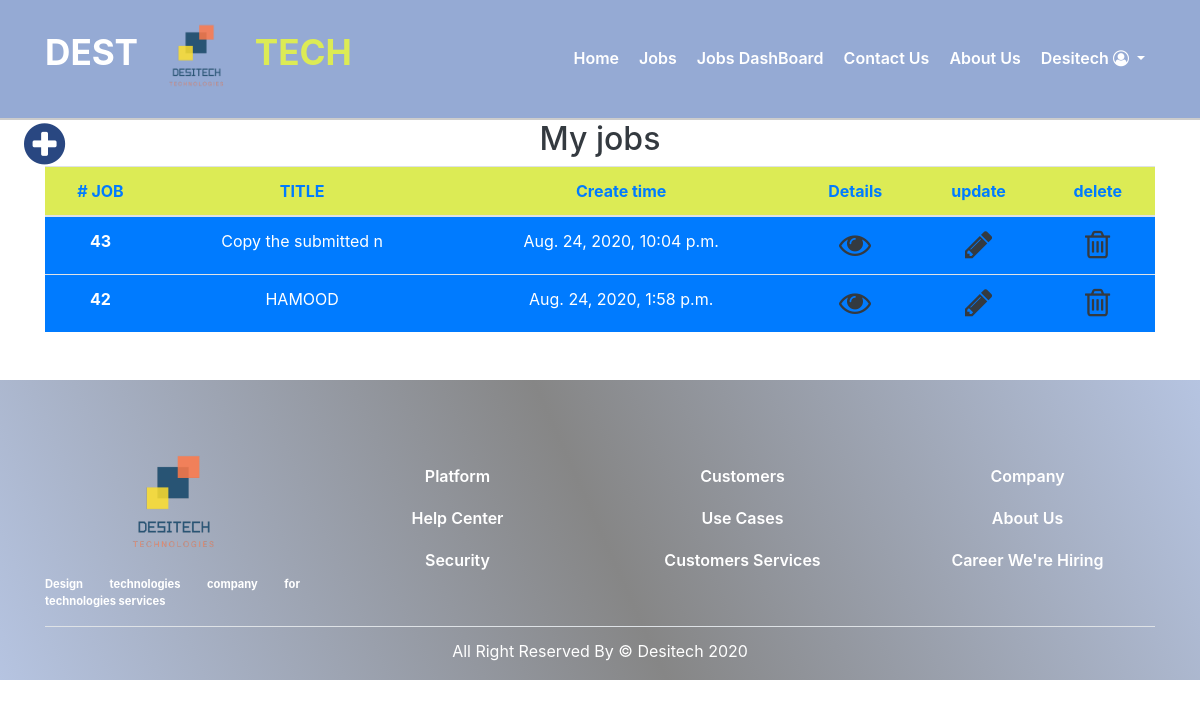
/jobs/myjobs/ (signed in), run on an earlier commit of the app's database.
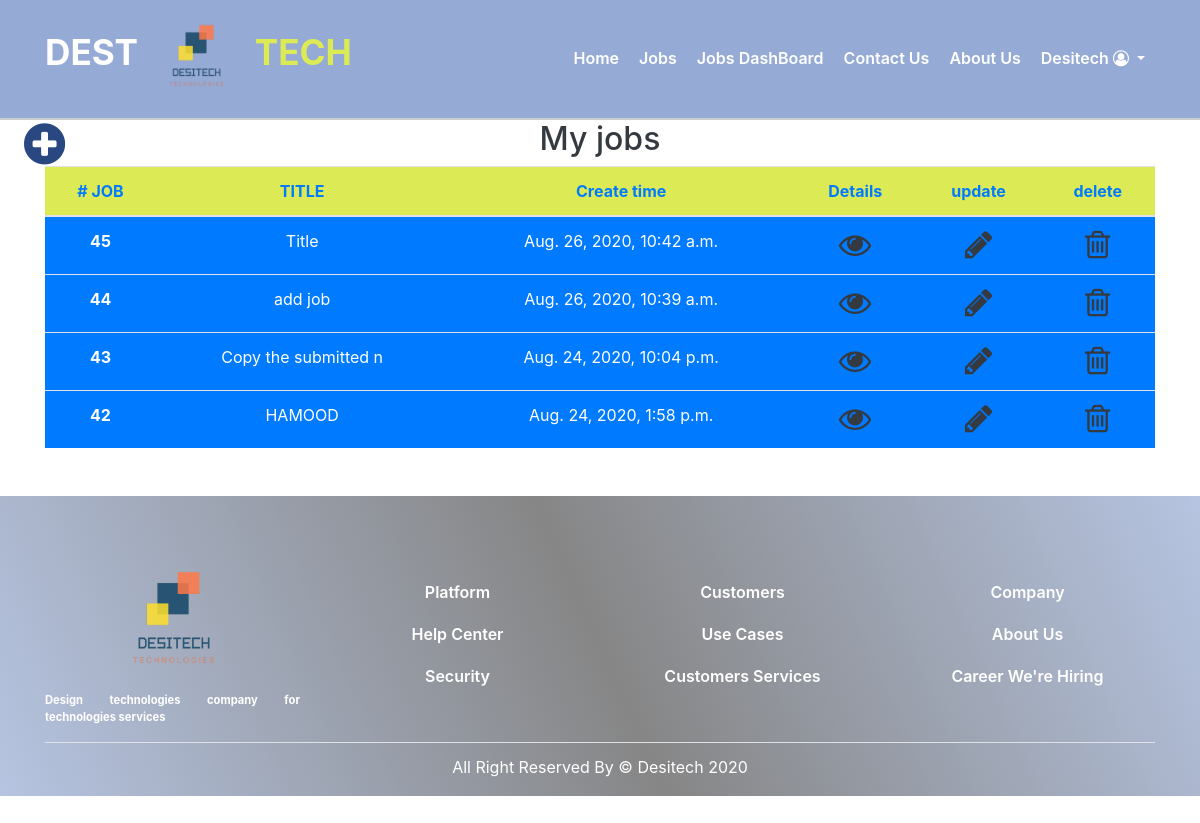
And on a later commit of the database.
### accounts/models/User.py (models this page shows, shortened)
class User (AbstractBaseUser , PermissionsMixin):
    email = models.EmailField(unique=True , null=False)
    is_staff = models.BooleanField(default=True)
    is_active = models.BooleanField(default=True)
    is_superuser = models.BooleanField(default=False)
    COMPANY = 1
    JOB_SEEKER = 2
    REQUIRED_FIELDS = ['user_type']
    USERNAME_FIELD = 'email'
    _TYPE = ((COMPANY , 'company') , (JOB_SEEKER , 'job_seeker') )
    user_type  = models.PositiveSmallIntegerField (choices=_TYPE  )
    @property
    def is_company (self):
        if self.user_type == 1:
            return True
        return False
    objects = UserManager ()

### accounts/models/CompanyProfile.py (models this page shows)
class Company_profile (models.Model):
    user = models.OneToOneField(settings.AUTH_USER_MODEL, on_delete=models.CASCADE , primary_key=True)
    Name =models.CharField(max_length=50 )
    country = models.ForeignKey(Country, on_delete=models.SET_NULL , null=True)
    city = models.ForeignKey(City, on_delete=models.SET_NULL , null=True)
    street = models.CharField(max_length=128 , null=True)
    building_number = models.IntegerField(null=True)
    zip_code =  models.CharField("ZIP / Postal code", max_length=12, null=True)
    phone_regex = RegexValidator(regex=r'^\+?1?\d{9,15}$',
                    message="Phone number must be entered in the format: '+999999999'. Up to 15 digits allowed.")
    phone_number = models.CharField( validators=[phone_regex] , max_length=17 , null=True)
    mobile_number = models.CharField( validators=[phone_regex] ,max_length=17 , null=True)

### jobs/models.py (models this page shows, shortened)
class Job (models.Model):
    publish_By =models.ForeignKey(User , on_delete=models.CASCADE)
    title = models.CharField(max_length=50)
    abstract = models.TextField()
    skills = models.TextField()
    description = models.TextField()
    country = models.ForeignKey(Country, on_delete=models.SET_NULL, null=True)
    city = models.ForeignKey(City, on_delete=models.SET_NULL, null=True)
    date = models.DateTimeField(auto_now_add=True)
    job_manger = models.Manager()

### jobs/views/MyJobs.py (the view)
# urls.py: path('myjobs/', MyJobs.MyJobs.as_view(),name='my-jobs'),
@method_decorator(login_decorator, name='dispatch')
@method_decorator (is_company_or_admin , name='dispatch' )
@method_decorator (have_profile , name='dispatch' )
class MyJobs(View):
    def get (self , request):
        myjobs = Job.job_manger.filter (publish_By = request.user.id).order_by('-date')
        context =  {'myjobs' : myjobs , 'jobs': myjobs}
        return render ( request , 'jobs_dashboard.html' , context )

### jobs/templates/jobs_dashboard.html (shortened to what this page needs)
{% extends 'shared/_base.html' %}
{% load static %}
{% block content%}
<a href="{% url 'jobs:job-create' %}" class=" fa fa-plus-circle fa-3x  position-fixed ml-lg-4 animate__animated animate__fadeInUp" id="add-job-icon"></a>
<div class="container">
<h2 class='text-center text-dark'>My jobs</h2>
    <table class=" table-hover table  table-striped  text-center">
        <thead >
            <tr class = 'table_head text-primary' id = "">
            <th> # JOB </th>
            <th>TITLE</th>
            <th>Create time</th>
            <th>Details</th>
            <th>update</th>
            <th>delete</th>
            </tr>
        </thead>
        <tbody>
            {% for job in jobs %}
                    <tr class="bg-primary text-white" >
                        <td><strong>{{job.id}}</strong></td>
                        <td>{{job.title}}</td>
                        <td>{{job.date}}</td>
                        <td><a href= {% url 'jobs:job-detail' job.id %}  class="edit-jobs fa fa-eye fa-2x text-dark animate__animated animate__zoomIn"></a></td>
                        <td><a href= {% url 'jobs:job-update' job.id %}  class="edit-jobs fa fa-pencil fa-2x text-dark animate__animated animate__zoomIn"></a></td>
                        <td><a href= {% url 'jobs:job-delete' job.id %}  class="edit-jobs fa fa-trash-o fa-2x text-dark animate__animated animate__zoomIn"></a></td>
                    </tr>
            {% endfor %}
        </tbody>
    </table>
</div>
{% endblock %}

### templates/shared/_base.html (shortened to what this page needs)
<!DOCTYPE html>
{% load static %}
<html lang="en">
{% block head %}
<head>
    <link rel="stylesheet" href="https://maxcdn.bootstrapcdn.com/bootstrap/4.5.0/css/bootstrap.min.css">
    <link rel="stylesheet" href="https://cdnjs.cloudflare.com/ajax/libs/font-awesome/4.7.0/css/font-awesome.min.css">
    <link rel="stylesheet" href="https://cdnjs.cloudflare.com/ajax/libs/intl-tel-input/17.0.3/css/intlTelInput.min.css" />
    <link rel="stylesheet" href="{% static 'css/style.css' %}">
    <link rel="stylesheet" href="https://stackpath.bootstrapcdn.com/bootstrap/4.4.1/css/bootstrap.min.css"/>
    <link rel="stylesheet" href="https://cdnjs.cloudflare.com/ajax/libs/font-awesome/4.7.0/css/font-awesome.css"/>
    <link rel="stylesheet" href="https://cdnjs.cloudflare.com/ajax/libs/intl-tel-input/17.0.3/css/intlTelInput.min.css" />
    <link rel="stylesheet" href="https://cdnjs.cloudflare.com/ajax/libs/animate.css/4.0.0/animate.min.css"/>
  </head>
{% endblock head %}
<body>
<header class= 'header'>
            <div class="container">
                <nav class="navbar navbar-expand-lg navbar-light">
                    <a class="navbar-brand d-flex align-items-center justify-content-center"  href="{% url 'home' %}">
                        <h1 class="text-uppercase">dest
                            <img src= {% static 'img/logo.png' %} alt= 'logo' class="img-fluid animate__animated animate__pulse animate__infinite infinite">
                            <span >tech</span></h1>
                    </a>
                    <div class="collapse navbar-collapse" id="navbarcollapse">
                      <ul class="navbar-nav ml-auto text-capitalize">
                        <li class="nav-item active">
                          <a class="nav-link" href="{% url 'home' %}">home </a>
                        </li>
                        <li class="nav-item">
                           <a class="nav-link" href="{% url 'jobs:all-jobs-list' %}">jobs</a>
                        </li>
                         {% if user.is_company or user.is_superuser %}
                          <li class="nav-item">
                              <a class="nav-link" href="{% url 'jobs:my-jobs' %}">jobs dashBoard</a>
                          </li>
                        {% endif %}
                        <li class="nav-item">
                             <a class="nav-link" href="{% url 'contact-us' %}">contact us</a>
                        </li>
                         <li class="nav-item">
                             <a class="nav-link" href="{% url 'about-us' %}">about us</a>
                        </li>
                        <li class="nav-item dropdown">
                          <a class="nav-link dropdown-toggle" href="#" id="account" role="button" data-toggle="dropdown" aria-haspopup="true" aria-expanded="false">
                             {% if not user.is_authenticated %}
                                account
                            {% elif user.is_company %}
                                {{user.company_profile.Name}}
                            {% elif user.is_job_seeker %}
                                {{user.job_seeker_profile.Name}}
                            {% endif %}
                            <i class="fa fa-user-circle-o" aria-hidden="true"></i>
                          </a>
                        </li>
                      </ul>
                    </div>
                  </nav>
            </div>
    </header>
    {% block content %} {% endblock %}
<footer>
        <div class="footer-top mt-5">
            <div class="container">
                <div class="row align-items-center justify-content-center text-center">
                    <div class=" col-md-3 col-sm-6 one mt-3">
                    <img src="{% static 'img/logo.png' %}" alt="" class="img-fluid" width="150px" height="150px">
                        <p class="lead">Design technologies company for technologies services
                        </p>
                    </div>
                    <div class=" col-md-3 col-sm-6 two mt-3 ">
                        <ul class= 'list-unstyled'>
                            <li class= ''><a href="#">platform</a></li>
                            <li class= '' ><a href="#">help center</a></li>
                            <li class= ''><a href="#">security</a></li>
                        </ul>
                    </div>
                    <div class="col-md-3 col-sm-6 two mt-3">
                        <ul class= 'list-unstyled'>
                            <li class= ''><a href="#">customers</a></li>
                            <li class= '' ><a href="#">use cases</a></li>
                            <li class= ''><a href="#">customers services</a></li>
                        </ul>
                    </div>
                    <div class="col-md-3 col-sm-6 two mt-3">
                        <ul class= 'list-unstyled'>
                            <li class= ''><a href="#">company</a></li>
                            <li class= '' ><a href="#">about us</a></li>
                            <li class= ''><a href="#">career we're hiring</a></li>
                        </ul>
                    </div>
                </div>
                <p class= 'footer-text text-capitalize mb-0 py-3 border-top'>
                    all right reserved by &copy; desitech 2020
                </p>
            </div>
        </div>
    </footer>
</body>
</html>

### static/css/style.css (style rules this page uses)
#add-job-icon { color: #294781; }
.header { background: #4267b2; border-bottom: 2px solid#ccc; }
.table_head { background-color: rgb(220, 235, 85); color: #4267b2; }
* { margin: 0; padding: 0; box-sizing: border-box; }
body { height: 1000px; }
.header { background: #4267b28e; border-bottom: 2px solid#ccc; }
.header .navbar { padding: 0; }
.navbar-brand img { width: 100px; height: 100px; padding: 0; }
.navbar-brand h1 { color: #fff; font-size: 2.2rem; font-weight: bolder; }
.navbar-brand h1 span { color: rgb(220, 235, 85); }
.header .navbar #navbarcollapse .nav-item .nav-link { color: #fff; font-size: 1rem; font-weight: 600; padding: 15px 10px 15px; line-height: 1.2; }
.dropdown-toggle::after { content: none; }
.footer-top { background: linear-gradient(66deg, #4267b263, rgba(0, 0, 0, 0.473), #4267b263); padding: 30px 0 5px; color: #fff; }
.one p { font-size: 0.7rem; text-align: left; text-align: justify; font-weight: bold; }
.two ul li { padding: 5px 0; line-height: 2; }
.two ul li a { color: #fff !important; text-decoration: none; text-transform: capitalize; font-weight: 600; }
.footer-text { text-align: center; color: #fff; line-height: 1; }

What changed in the data, as far as the page shows it:
added Job: id "45", title "Title", date "Aug. 26, 2020, 10:42 a.m."
added Job: id "44", title "add job", date "Aug. 26, 2020, 10:39 a.m."
